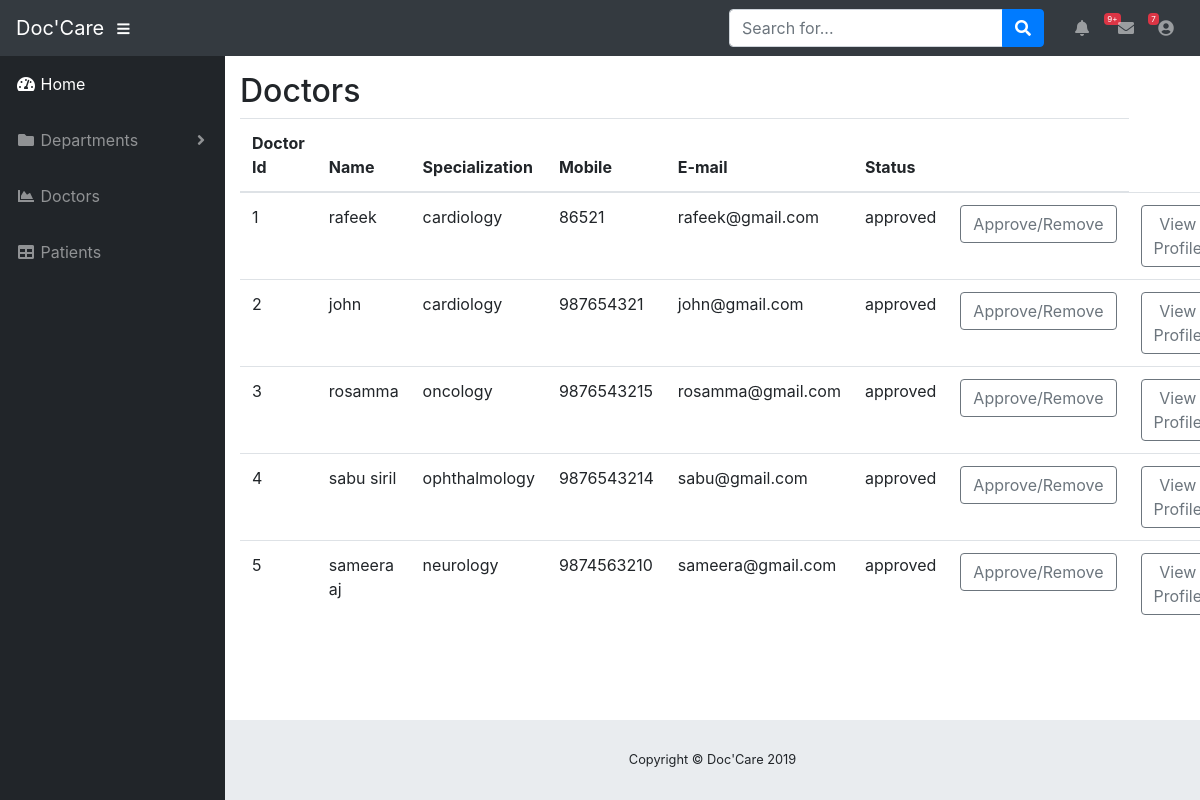
The app's page /admin_doctors.php with its own data.
### tables this page shows
CREATE TABLE `doctor_registration` (
  `doctor_id` int(11) NOT NULL,
  `doctor_name` varchar(50) NOT NULL,
  `email` varchar(50) NOT NULL,
  `mobile` bigint(20) NOT NULL,
  `id_card_number` varchar(50) NOT NULL,
  `qualification` varchar(50) NOT NULL,
  `experience` varchar(50) NOT NULL,
  `specialization` varchar(50) NOT NULL,
  `pmc_certificate_no` varchar(50) NOT NULL,
  `clinic_address_line1` varchar(200) NOT NULL,
  `country` varchar(50) NOT NULL,
  `state` varchar(50) NOT NULL,
  `city` varchar(50) NOT NULL,
  `pincode` varchar(50) NOT NULL,
  `time_from` varchar(10) NOT NULL,
  `time_to` varchar(10) NOT NULL,
  `username` varchar(50) NOT NULL,
  `password` varchar(50) NOT NULL,
  `status` varchar(50) NOT NULL DEFAULT 'pending'
);

### admin_doctors.php (the view)
<?php include('dashboard_header.php');?>
<table class="container-fluid table">
      <thead>
      <h2>Doctors</h2>
         <tr>
             <th>Doctor Id</th>
             <th>Name</th>
             <th>Specialization</th>
             <th>Mobile</th>
             <th>E-mail</th>
             <th>Status</th>
             <th></th>
         </tr>
    </thead>
    <tbody>
    <?php
					  require_once  'connection.php';
					  $sql = "select * from doctor_registration";
					  $result = mysqli_query($conn,$sql);
					  while($row = mysqli_fetch_assoc($result))
					  {
						  ?>
      <tr>
        <td><?php echo $row['doctor_id']; ?></td>
        <td><?php echo $row['doctor_name']; ?></td>
        <td><?php echo $row['specialization']; ?></td>
        <td><?php echo $row['mobile']; ?></td>
        <td><?php echo $row['email']; ?></td>
        <td><?php echo $row['status']; ?></td>
        <td><a href="admin_doc_approve.php?id=<?php echo $row['doctor_id']; ?>" class="btn btn-outline-secondary  btn-arrow-right" role="button">Approve/Remove</a></td></td>
        <td><a href="admin_doc_profile.php?id1=<?php echo $row['doctor_id']; ?>" class="btn btn-outline-secondary  btn-arrow-right" role="button">View Profile</a></td></td>
        </tr>
        <?php
					  }
					  ?>
    </tbody>
  </table>
<?php include('dashboard_footer.php');?>

### dashboard_header.php (shortened to what this page needs)
<!DOCTYPE html>
<html lang="en">
<head>
  <link href="vendor/fontawesome-free/css/all.min.css" rel="stylesheet" type="text/css">
  <link href="vendor/datatables/dataTables.bootstrap4.css" rel="stylesheet">
  <link href="css/sb-admin.css" rel="stylesheet">
</head>
<body id="page-top">
  <nav class="navbar navbar-expand navbar-dark bg-dark static-top">
    <a class="navbar-brand mr-1" href="index.html">Doc'Care</a>
    <button class="btn btn-link btn-sm text-white order-1 order-sm-0" id="sidebarToggle" href="#">
      <i class="fas fa-bars"></i>
    </button>
    <form class="d-none d-md-inline-block form-inline ml-auto mr-0 mr-md-3 my-2 my-md-0">
      <div class="input-group">
        <input type="text" class="form-control" placeholder="Search for..." aria-label="Search" aria-describedby="basic-addon2">
        <div class="input-group-append">
          <button class="btn btn-primary" type="button">
            <i class="fas fa-search"></i>
          </button>
        </div>
      </div>
    </form>
    <ul class="navbar-nav ml-auto ml-md-0">
      <li class="nav-item dropdown no-arrow mx-1">
        <a class="nav-link dropdown-toggle" href="#" id="alertsDropdown" role="button" data-toggle="dropdown" aria-haspopup="true" aria-expanded="false">
          <i class="fas fa-bell fa-fw"></i>
          <span class="badge badge-danger">9+</span>
        </a>
      </li>
      <li class="nav-item dropdown no-arrow mx-1">
        <a class="nav-link dropdown-toggle" href="#" id="messagesDropdown" role="button" data-toggle="dropdown" aria-haspopup="true" aria-expanded="false">
          <i class="fas fa-envelope fa-fw"></i>
          <span class="badge badge-danger">7</span>
        </a>
      </li>
      <li class="nav-item dropdown no-arrow">
        <a class="nav-link dropdown-toggle" href="#" id="userDropdown" role="button" data-toggle="dropdown" aria-haspopup="true" aria-expanded="false">
          <i class="fas fa-user-circle fa-fw"></i>
        </a>
      </li>
    </ul>
  </nav>
  <div id="wrapper">
    <ul class="sidebar navbar-nav">
      <li class="nav-item active">
        <a class="nav-link" href="admin_home.php">
          <i class="fas fa-fw fa-tachometer-alt"></i>
          <span>Home</span>
        </a>
      </li>
      <li class="nav-item dropdown">
        <a class="nav-link dropdown-toggle" href="#" id="pagesDropdown" role="button" data-toggle="dropdown" aria-haspopup="true" aria-expanded="false">
          <i class="fas fa-fw fa-folder"></i>
          <span>Departments</span>
        </a>
      </li>
      <li class="nav-item">
        <a class="nav-link" href="admin_doctors.php">
          <i class="fas fa-fw fa-chart-area"></i>
          <span>Doctors</span></a>
      </li>
      <li class="nav-item">
        <a class="nav-link" href="admin_patients.php">
          <i class="fas fa-fw fa-table"></i>
          <span>Patients</span></a>
      </li>
    </ul>
    <div id="content-wrapper">
      <div class="container-fluid">

### dashboard_footer.php (shortened to what this page needs)
<footer class="sticky-footer">
        <div class="container my-auto">
          <div class="copyright text-center my-auto">
            <span>Copyright © Doc'Care 2019</span>
          </div>
        </div>
      </footer>
    </div>
  </div>
</body>
</html>

### records on screen
doctor_registration: doctor_id "1", doctor_name "rafeek", specialization "cardiology", mobile "86521", email "rafeek@gmail.com", status "approved"
doctor_registration: doctor_id "2", doctor_name "john", specialization "cardiology", mobile "987654321", email "john@gmail.com", status "approved"
doctor_registration: doctor_id "3", doctor_name "rosamma", specialization "oncology", mobile "9876543215", email "rosamma@gmail.com", status "approved"
doctor_registration: doctor_id "4", doctor_name "sabu siril", specialization "ophthalmology", mobile "9876543214", email "sabu@gmail.com", status "approved"
doctor_registration: doctor_id "5", doctor_name "sameera aj", specialization "neurology", mobile "9874563210", email "sameera@gmail.com", status "approved"
